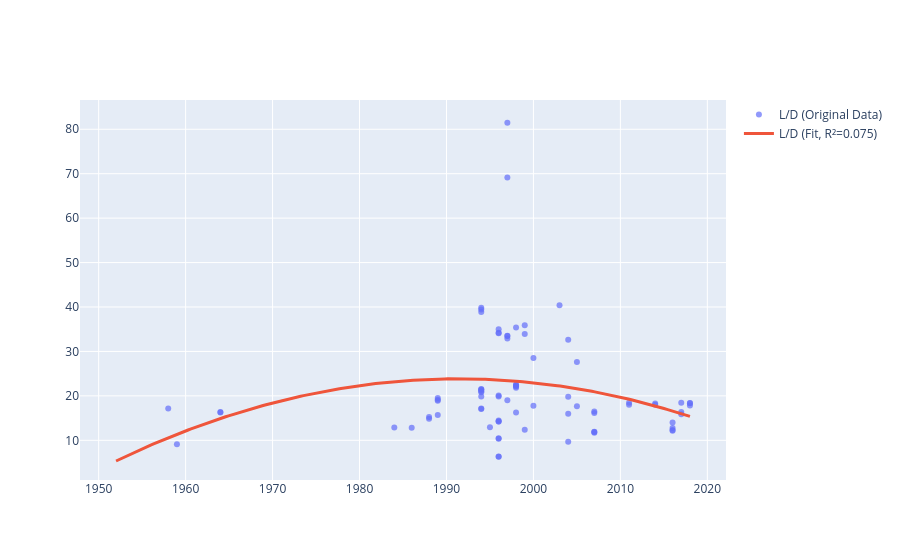

The notebook cell this image was saved under:
### Code cell
_compute_polynomials_from_dataframe(
    df=df_with_dot,
    col_name_x='YOI',
    list_col_names_y=['L/D'],
    degree=2,
    plot=True
)

### Figure 1 — Plotly figure (JSON) as saved in the notebook; plotly's stock layout.template omitted (floating-point values rounded to 4 significant figures; data arrays with more than 128 entries replaced by an {"elided": "..."} marker saying what was removed)
{"data": [{"marker": {"opacity": 0.7}, "mode": "markers", "name": "L/D (Original Data)", "type": "scatter", "x": {"elided": "130 float values"}, "y": {"elided": "130 float values"}}, {"line": {"width": 3}, "mode": "lines", "name": "L/D (Fit, R²=0.075)", "type": "scatter", "x": {"elided": "200 float values"}, "y": {"elided": "200 float values"}}], "layout": {}}
